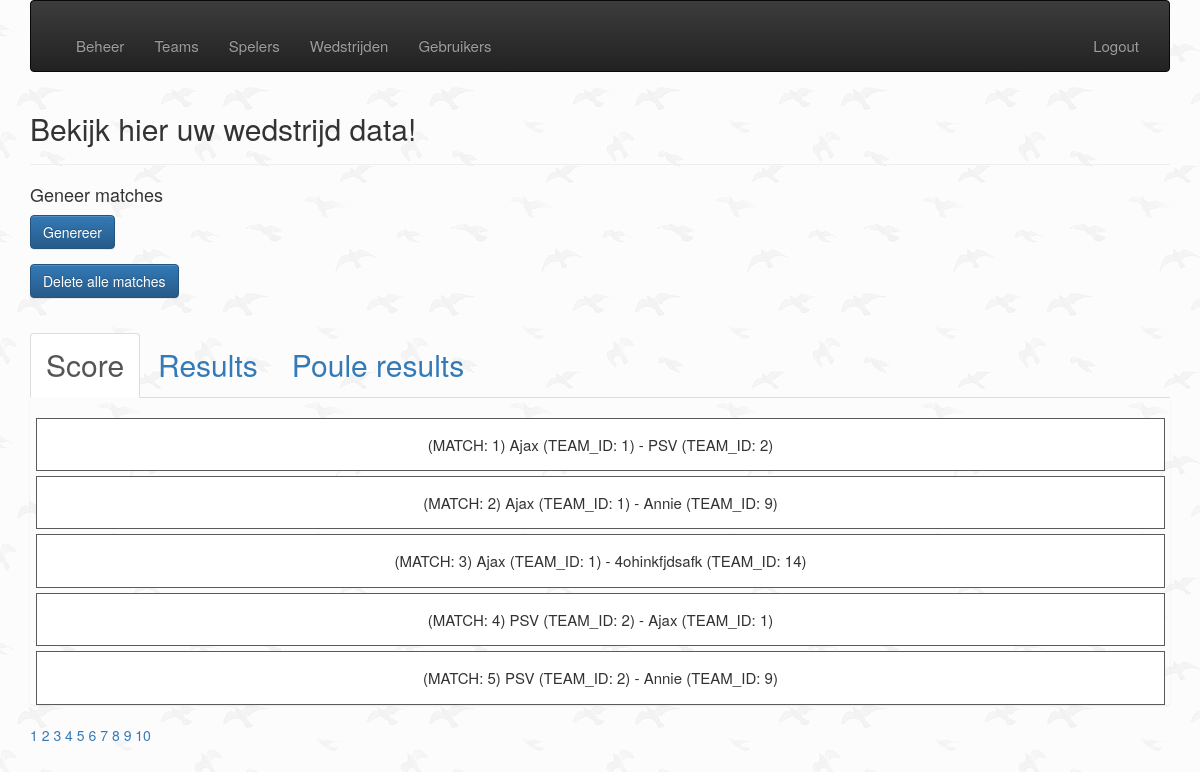
Before: /admin/public/createGame.php?page=1&per-page=5 (signed in) with the older database file.
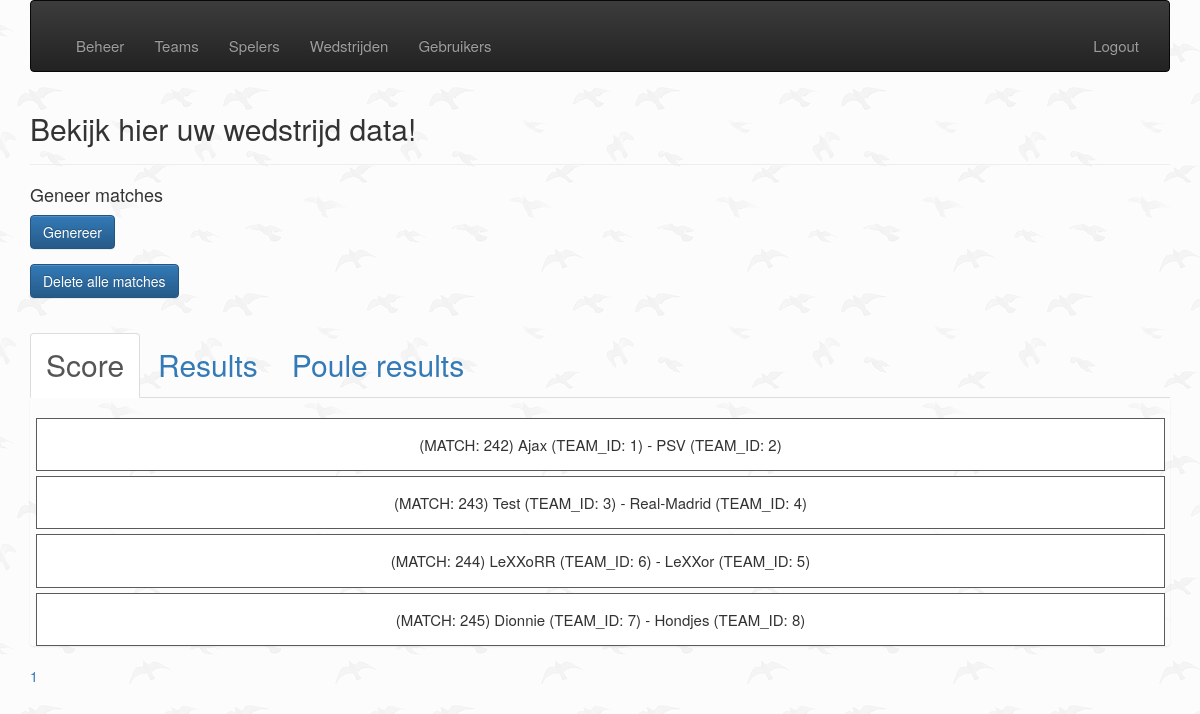
After: the same page with the newer database file.
### tables this page shows
CREATE TABLE `tbl_matches` (
  `id` int(10) UNSIGNED NOT NULL,
  `team_id_a` int(10) UNSIGNED NOT NULL,
  `team_id_b` int(10) UNSIGNED NOT NULL,
  `score_team_a` int(10) UNSIGNED DEFAULT '0',
  `score_team_b` int(10) UNSIGNED DEFAULT '0',
  `isPlayed` tinyint(1) DEFAULT '0',
  `matchType` int(1) NOT NULL DEFAULT '0',
  `start_time` datetime DEFAULT NULL
);

CREATE TABLE `tbl_teams` (
  `id` int(11) UNSIGNED NOT NULL,
  `poule_id` int(11) NOT NULL DEFAULT '0',
  `name` varchar(255) NOT NULL,
  `points` int(3) DEFAULT '0',
  `created_at` datetime NOT NULL DEFAULT CURRENT_TIMESTAMP,
  `deleted_at` datetime DEFAULT NULL
);

### admin/app/init.php (called while the page is built)
<?php
$navMenu = [
    [
        'label' => 'Beheer',
        'link'  => 'beheer.php',
        'level' => 1
    ],
    [
        'label' => 'Teams',
        'link'  => 'createTeam.php',
        'level' => 1
    ],
    [
        'label' => 'Spelers',
        'link'  => 'createPlayer.php',
        'level' => 1
    ],
    [
        'label' => 'Wedstrijden',
        'link'  => 'createGame.php',
        'level' => 1
    ],
    [
        'label' => 'Gebruikers',
        'link'  => 'createUser.php',
        'level' => 2
    ],
];

### admin/public/createGame.php (the view, shortened to what this page needs)
<?php
require ('../app/database.php');
require ('header.php');
?>
    <header class="page-header">
        <h2>Bekijk hier uw wedstrijd data!</h2>
    </header>
    <?php if ( $_SESSION['adminLevel'] >= 2 ) :?>
        <h4>Geneer matches</h4>
        <form action="../app/create_game_manager.php" method="POST">
            <div class="form-group">
                <input class="btn btn-primary" type="submit" value="Genereer">
            </div>
        </form>
        <form action="../app/delete_game_manager.php" method="POST">
            <div class="form-group">
                <input class="btn btn-primary" type="submit" value="Delete alle matches">
            </div>
        </form>
    <?php endif; ?>
    <ul class="nav nav-tabs" id="filter" role="tablist">
        <li role="presentation" class="active">
            <a href="#score" id="score-tab" role="tab" data-toggle="tab" aria-controls="score" aria-expanded="true">Score</a>
        </li>
        <li role="presentation" class="">
            <a href="#results" role="tab" id="results-tab" data-toggle="tab" aria-controls="results" aria-expanded="false">Results</a>
        </li>
        <li role="presentation" class="">
            <a href="#poule-results" role="tab" id="poule-results-tab" data-toggle="tab" aria-controls="poule-results" aria-expanded="false">Poule results</a>
        </li>
    </ul>
    <div class="tab-content" id="tab-content">
        <div class="tab-pane active" id="score">
            <?php
            $page = isset($_GET['page'])?(int)$_GET['page'] : 1;
            $perPage = isset($_GET['per-page'])&& $_GET['per-page'] <=5 ?(int)$_GET['per-page'] : 5;
            $start = ($page > 1) ? ($page * $perPage) - $perPage : 0;
            $matches = $db_conn->prepare ("SELECT SQL_CALC_FOUND_ROWS * FROM tbl_matches WHERE isPlayed = FALSE LIMIT {$start},{$perPage}");
            $matches->execute();
            $matches = $matches->fetchAll(PDO::FETCH_ASSOC);
            $total = $db_conn->query("SELECT FOUND_ROWS() as total")->fetch()['total'];
            $pages = ceil($total /$perPage);
            $teams = $db_conn->prepare ("SELECT * FROM tbl_teams");
            $teams->execute();
            $teams = $teams->fetchAll(PDO::FETCH_ASSOC);
            ?>
            <ul class="list-group">
                <?php
                    foreach ($matches as $match)
                    {
                        $id = $match['id'];
                        $team_id_a = $match['team_id_a'];
                        $team_id_b = $match['team_id_b'];
                        foreach ($teams as $team) {
                            if ($team_id_a == $team['id']) {
                                $name_team_a    = $team['name'];
                                $id_team_a      = $team['id'];
                            }
                            else if ($team_id_b == $team['id'])
                            {
                                $name_team_b = $team['name'];
                                $id_team_b = $team['id'];
                            }
                        }
                        echo "<ul class=\"game-item\">
                                  <form action=\"change_game.php\" method=\"POST\">
                                      <input type=\"hidden\" name=\"play\" value=\"{$match['id']}\">
                                      <input class=\"adjust\" type=\"submit\" value=\"Adjust\">
                                         </form>
                                      <li>
                                        (MATCH: $id) $name_team_a (TEAM_ID: $id_team_a) - $name_team_b (TEAM_ID: $id_team_b)
                                      </li>
                                <form action=\"adjust_game.php\" method=\"GET\">
                                      <input type=\"hidden\" name=\"adjust\" value=\"{$match['id']}\">
                                      <input class=\"delete\" type=\"submit\" value=\"Play\">
                                         </form>
                              </ul>";
                    }
                ?>
            </ul>
            <div class="pagenation">
                <?php  for ($x =1; $x <= $pages; $x++) :?>
                    <a href="?page=<?php echo $x; ?>&per-page=<?php echo $perPage ?>"><?php  echo $x; ?></a>
                <?php endfor; ?>
            </div>
        </div>
</div>
<?php require ('footer.php'); ?>

### admin/public/header.php (shortened to what this page needs)
<?php
    require_once __DIR__ . '/../app/init.php';
    function checkActiveUrl($url)
    {
        $requestedUrl = $_SERVER['REQUEST_URI'];
        return false;
    }
?>
<!doctype html>
<html lang="en">
<head>
    <link rel="stylesheet" href="../css/main.css">
    <link rel="stylesheet" href="https://maxcdn.bootstrapcdn.com/bootstrap/3.3.7/css/bootstrap.min.css"
>
    <link rel="stylesheet" href="https://maxcdn.bootstrapcdn.com/bootstrap/3.3.7/css/bootstrap-theme.min.css"
>
</head>
<body>
    <div class="container">
        <nav class="navbar navbar-inverse">
            <div class="container-fluid">
                <div class="collapse navbar-collapse" id="bs-example-navbar-collapse-1">
                    <ul class="nav navbar-nav">
                        <?php foreach($navMenu as $item): ?>
                            <?php if($item['level'] <= $_SESSION['adminLevel'] ): ?>
                                <li class="<?php echo checkActiveUrl($item['link']) ? 'active' : '' ?>" role="presentation"><a href="<?= $item['link']; ?>"> <?= $item['label']; ?> </a></li>
                            <?php endif; ?>
                        <?php endforeach; ?>
                    </ul>
                    <ul class="nav navbar-nav navbar-right">
                        <li><a href="logout.php">Logout</a></li>
                    </ul>
                </div>
            </div>
        </nav>

### admin/public/footer.php (shortened to what this page needs)
        </div>
    </body>
</html>

### admin/css/main.css (style rules this page uses)
ul { padding-top: 20px; list-style-type: none; }
.nav-tabs li { font-size: 30px; }
li { font-size: 15px; }
body { background: url("../img/bg.png"); }
a { color: red; }
.game-item { padding: 15px; border: 1px solid rgb(90, 90, 90); margin: 0 5px 5px 6px; background: #FFF; position: relative; text-align: center; }

Changed rows visible on the page:
removed tbl_matches: id "1", team_id_a.name "Ajax", team_id_a "1", team_id_b.name "PSV", team_id_b "2"
removed tbl_matches: id "2", team_id_a.name "Ajax", team_id_a "1", team_id_b.name "Annie", team_id_b "9"
removed tbl_matches: id "3", team_id_a.name "Ajax", team_id_a "1", team_id_b.name "4ohinkfjdsafk", team_id_b "14"
removed tbl_matches: id "4", team_id_a.name "PSV", team_id_a "2", team_id_b.name "Ajax", team_id_b "1"
removed tbl_matches: id "5", team_id_a.name "PSV", team_id_a "2", team_id_b.name "Annie", team_id_b "9"
added tbl_matches: id "242", team_id_a.name "Ajax", team_id_a "1", team_id_b.name "PSV", team_id_b "2"
added tbl_matches: id "243", team_id_a.name "Test", team_id_a "3", team_id_b.name "Real-Madrid", team_id_b "4"
added tbl_matches: id "244", team_id_a.name "LeXXoRR", team_id_a "6", team_id_b.name "LeXXor", team_id_b "5"
added tbl_matches: id "245", team_id_a.name "Dionnie", team_id_a "7", team_id_b.name "Hondjes", team_id_b "8"
Other visible differences:
list line gone: "2"
list line gone: "3"
list line gone: "4"
list line gone: "5"
list line gone: "6"
list line gone: "7"
list line gone: "8"
list line gone: "9"
list line gone: "10"
